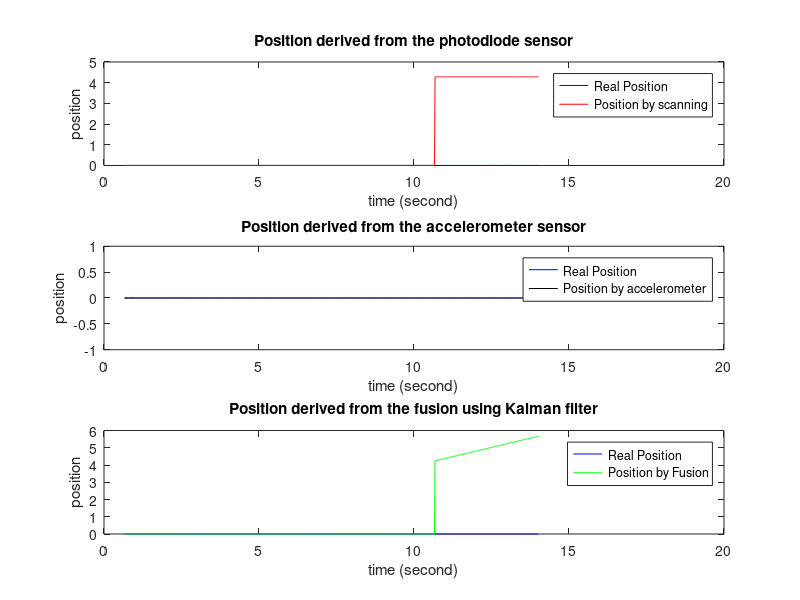

Recreate this plot in MATLAB.


load("posX.dat");
load("tempsR.dat");
load("PosAccelX.dat");
load("PosKalmanX.dat");
load("PosCalcX.dat");



PosAccelX(find(tempsR==0))=[];
posX(find(tempsR==0))=[];
PosCalcX(find(tempsR==0))=[];
PosKalmanX(find(tempsR==0))=[];
tempsR(find(tempsR==0))=[];

figure;
subplot(3,1,1)

plot(tempsR,posX,'b')
hold on;
plot(tempsR,PosCalcX,'r')
%ylim([-10 100])
ylabel("position")
xlabel("time (second)");
legend("Real Position","Position by scanning")
title("Position derived from the photodiode sensor")
subplot(3,1,3)
plot(tempsR,posX,'b')
hold on;
plot(tempsR,PosKalmanX,'g')
%ylim([-10 100])
ylabel("position")
xlabel("time (second)");
legend("Real Position","Position by Fusion")
title("Position derived from the fusion using Kalman filter")
subplot(3,1,2)
plot(tempsR,posX,'b')
hold on;
plot(tempsR,PosAccelX,'k')
xlabel("time (second)");
ylabel("position")
%ylim([-10 100])
legend("Real Position","Position by accelerometer")
title("Position derived from the accelerometer sensor")